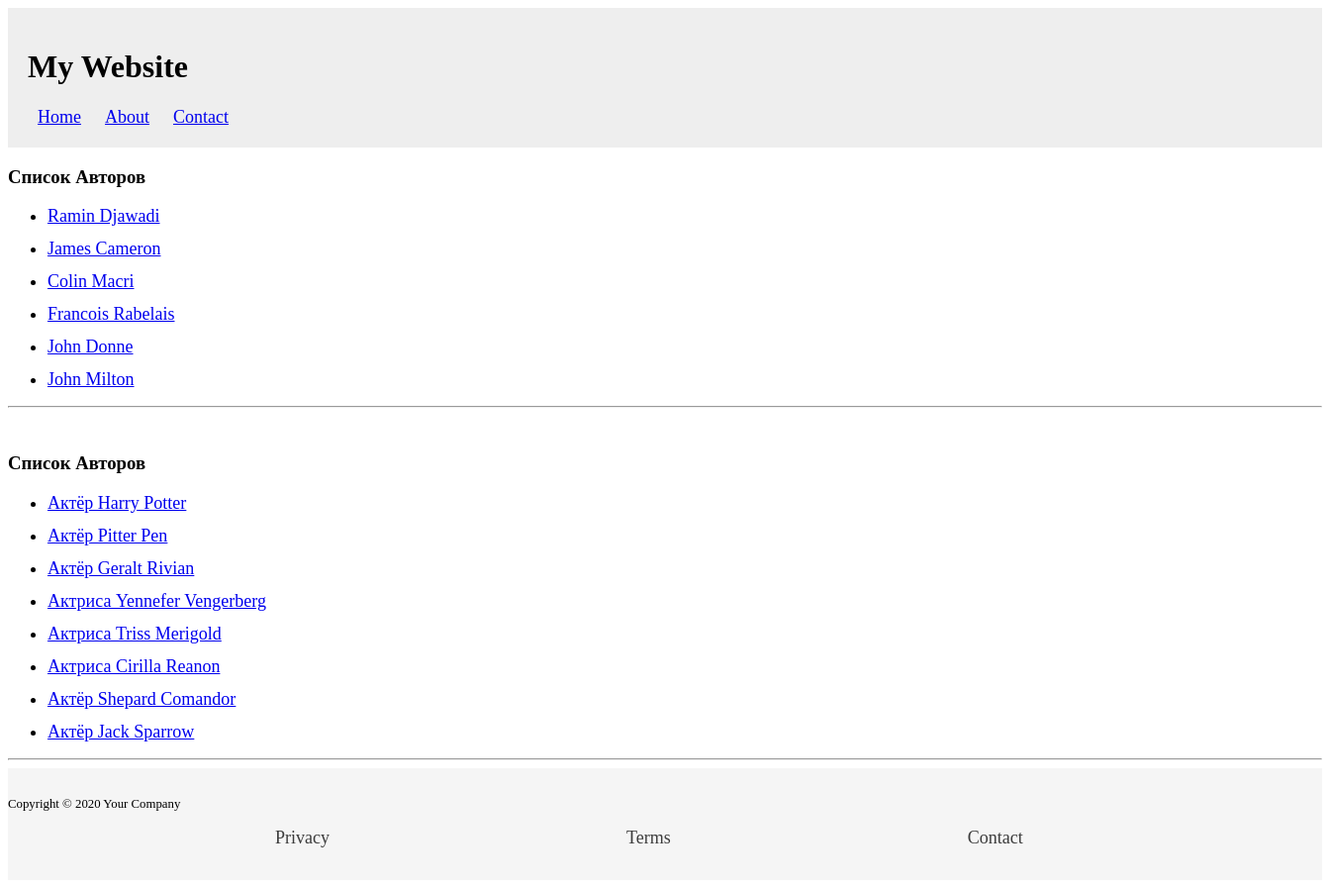
The app's page /directors, older data.
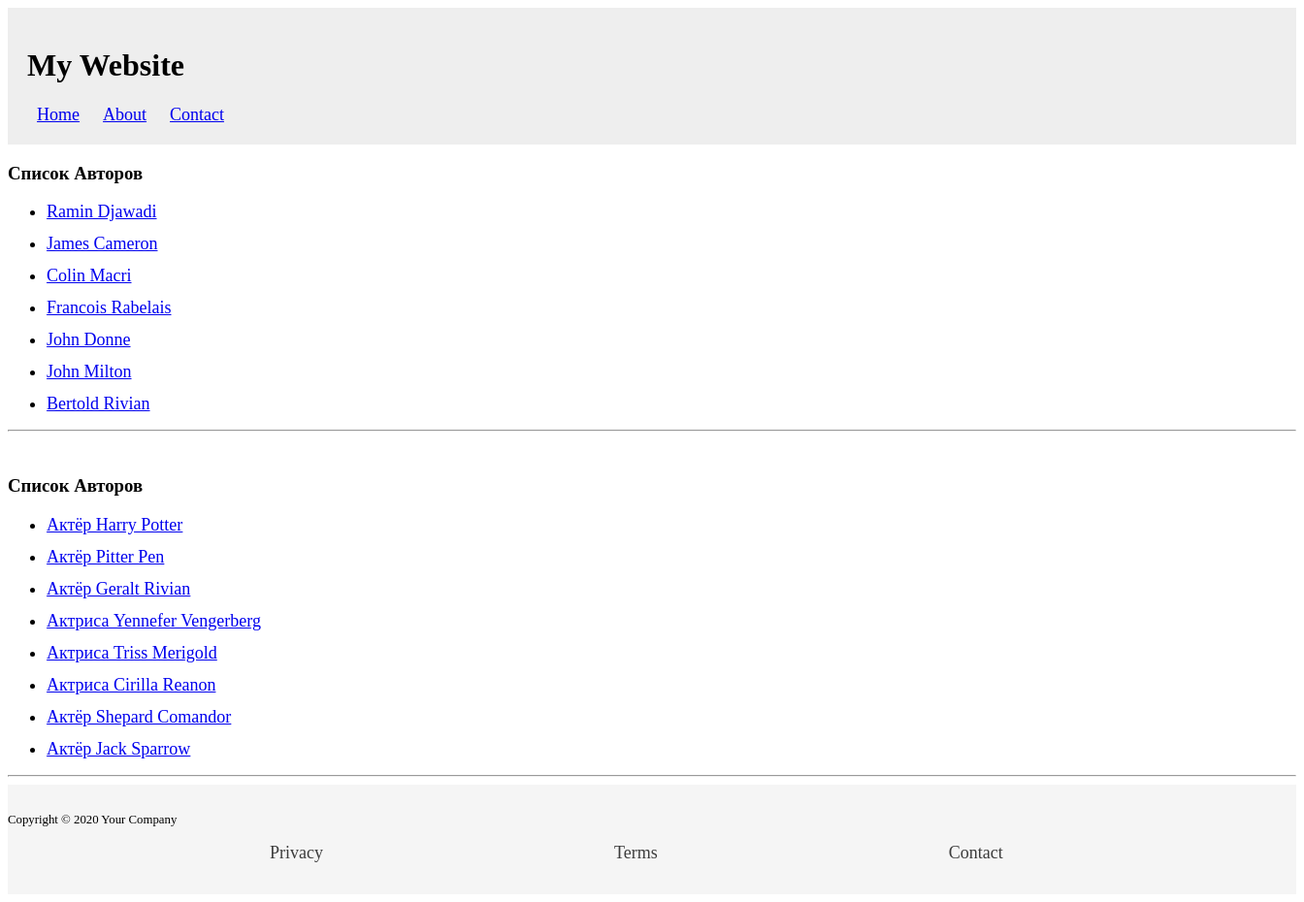
The same page, newer data.
### book_app/models.py (models this page shows)
class Author(models.Model):
    name = models.CharField(max_length=100)
    surname = models.CharField(max_length=100)
    email = models.EmailField()
    def __str__(self):
        return f'{self.name} {self.surname}'
    def get_author(self):
        return reverse('one_dir', args=[self.id])

class Character(models.Model):
    MALE = 'М'
    FEMALE = 'Ж'
    GENDER_CHOICES = [
        (MALE, 'Мужчина'),
        (FEMALE, 'Женщина'),
    ]
    name = models.CharField(max_length=100)
    surname = models.CharField(max_length=100)
    gender = models.CharField(max_length=3, choices=GENDER_CHOICES, default=MALE)
    def __str__(self):
        if self.gender == self.MALE:
            return f'Актёр {self.name} {self.surname}'
        return f'Актриса {self.name} {self.surname}'
    def get_actor(self):
        return reverse('character', args=[self.id])

### book_app/views.py (the view)
# urls.py: path('directors', views.all_directors),
def all_directors(request):
    directors = Author.objects.all()
    characters = Character.objects.all()
    return render(request, 'book_app/all_dir.html', context={
        'directors': directors,
        'characters': characters,
    })

### book_app/templates/book_app/all_dir.html (shortened to what this page needs)
{% extends 'base.html' %}
{% load static %}
{% block css_addition %}
<link rel="stylesheet" href="{% static 'book_app/css/style.css'%}">
{% endblock %}
{% block content %}
<h3>Список Авторов</h3>
<ul>
    {% for director in directors %}
        <li class="main_list"><a href="{{director.get_author}}">{{director}}</a></li>
    {% endfor %}
</ul>
<hr>
<br>
<h3>Список Авторов</h3>
<ul>
    {% for char in characters %}
        <li class="main_list"><a href="{{char.get_actor}}">{{char}}</a></li>
    {% endfor %}
</ul>
<hr>
{% endblock %}

### templates/base.html (shortened to what this page needs)
{% load static %}
<!DOCTYPE html>
<html lang="en">
<head>
  <link rel="stylesheet" href="{% static 'css/base.css'%}">
  {% block css_addition %} {% endblock %}
</head>
<body>
<header>
  <div>
    <h1>My Website</h1>
  </div>
  <nav>
    <ul>
      <li><a href="/">Home</a></li>
      <li><a href="/directors">About</a></li>
      <li><a href="/feedback">Contact</a></li>
    </ul>
  </nav>
</header>
{% block content %} {% endblock %}
<footer>
  <div class="container">
    <div class="row">
      <div class="col-md-6">
        <p>Copyright © 2020 Your Company</p>
      </div>
      <div class="col-md-6">
        <ul class="list-inline">
          <li class="list-inline-item"><a class="link" href="#">Privacy</a></li>
          <li class="list-inline-item"><a class="link" href="#">Terms</a></li>
          <li class="list-inline-item"><a class="link" href="#">Contact</a></li>
        </ul>
      </div>
    </div>
  </div>
</footer>
</body>
</html>

### static/css/base.css (style rules this page uses)
footer { background-color: #F5F5F5; padding: 1em 0; }
footer p { font-size: 0.8em; }
footer ul { list-style-type: none; margin-left: 230px; display: flex; }
footer ul li { padding-right: 300px; }
footer a { color: #3c3c3c; text-decoration: none; }
header { background-color: #eee; padding: 20px; }
header div h1 { font-size: 2rem; }
nav ul { list-style: none; padding: 0; margin: 0; }
nav ul li { display: inline; margin: 0 10px; }

### book_app/static/book_app/css/style.css (style rules this page uses)
li { font-size: 18px; font-family: Palatino, URW Palladio L, serif; }
.main_list { margin-top:12px; }

Row changes from the older to the newer data that the page shows:
added Author: name+surname "Bertold Rivian"
